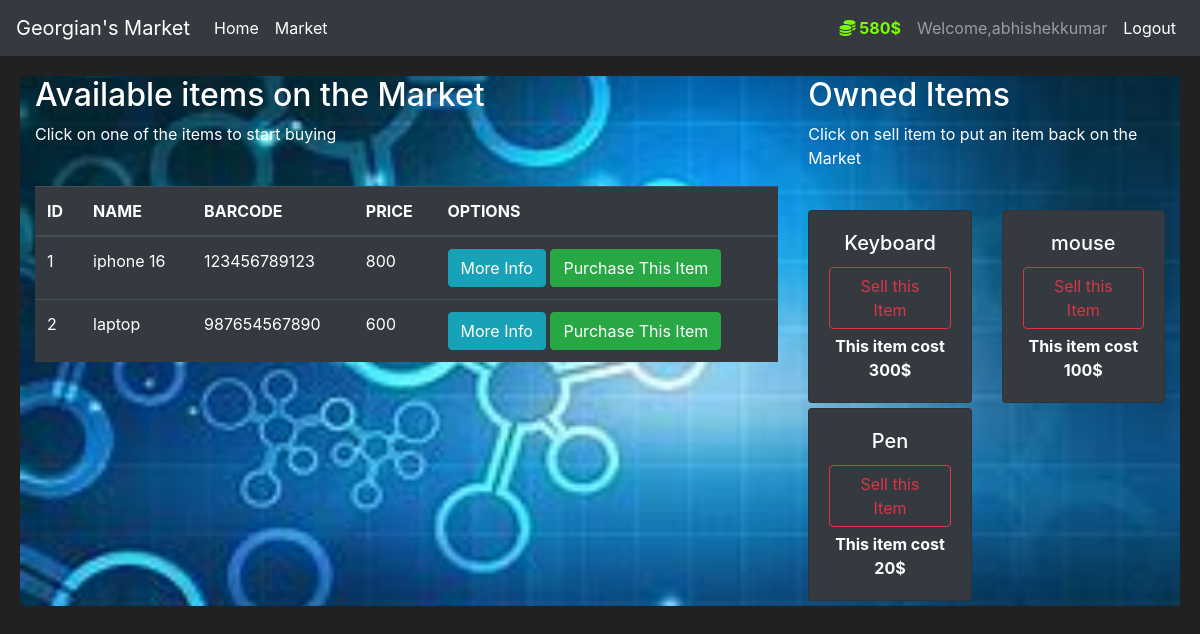
The app's page /market (signed in) with its own data.
### market/models.py (models this page shows, shortened)
class User(db.Model, UserMixin):
    id=db.Column(db.Integer,primary_key=True)
    username=db.Column(db.String(30),nullable=False,unique=True)
    email=db.Column(db.String(50),nullable=False,unique=True)
    password=db.Column(db.String(60),nullable=False)
    budget=db.Column(db.Integer,nullable=False,default=1000)
    items=db.relationship('Item' ,backref='owned_user',lazy=True)
    @property
    def prettier_budget(self):
        if len(str(self.budget))>=4:
            return f'{str(self.budget)[:-3]},{str(self.budget)[-3:]}$'
        else:
            return f"{self.budget}$"
    @property
    def password_fun(self):
       return self.password

class Item(db.Model):
    id=db.Column(db.Integer,primary_key=True)
    name=db.Column(db.String(30),nullable=False,unique=True)
    price=db.Column(db.Integer,nullable=False)
    barcode=db.Column(db.String(length=12),nullable=False,unique=True )
    description=db.Column(db.String(1024),nullable=False,unique=True)
    owner=db.Column(db.Integer,db.ForeignKey('user.id'))

### market/routes.py (the view, shortened to what this page needs)
@app.route('/market',methods=['GET','POST'])
@login_required   #it is like a decorator like app.route which ensure that after login only user come to this page
def market_page():
    purchase_form=PurchaseItemForm()
    selling_form=SellItemForm()
    if request.method == "GET":
       items = Item.query.filter_by(owner=None)
       owned_items=Item.query.filter_by(owner=current_user.id)
       return render_template('market.html',items=items,purchase_form=purchase_form,owned_items=owned_items,selling_form=selling_form)

### market/models.py (called while the page is built)
@login_manager.user_loader
def load_user(user_id):
    return User.query.get(int(user_id))

### market/templates/market.html (shortened to what this page needs)
{% extends 'base.html'%}
 {% block content %}
 <div class="row" style="margin: 20px;background-image: url('/static/images/marketbg.jpg');background-size: cover; background-position: center; background-repeat: no-repeat;height:100%;">
    <div class="col-8">
        <h2>Available items on the Market</h2>
        <p>Click on one of the items to start buying</p>
        <br>
        <table class="table table-hover table-dark">
            <thead>
                <tr>
                    <th scope="col">ID</th>
                    <th scope="col">NAME</th>
                    <th scope="col">BARCODE</th>
                    <th scope="col">PRICE</th>
                    <th scope="col">OPTIONS</th>
                </tr>
            </thead>
            <tbody>
            {% for item in items %}
                    <tr>
                        <td>{{ item.id }}</td>
                        <td>{{ item.name }}</td>
                        <td>{{ item.barcode }}</td>
                        <td>{{ item.price }}</td>
                        <td>
                            <button class="btn btn-outline btn-info" data-toggle="modal" data-target="#Modal-MoreInfo-{{ item.id }}">More Info</button>
                            <button class="btn btn-outline btn-success"data-toggle="modal" data-target="#Modal-PurchaseConfirm-{{ item.id }}">Purchase This Item</button>
                        </td>
                    </tr>
               {% endfor %}
            </tbody>
        </table>
    </div>
    <div class="col-4">
        <h2>Owned Items</h2>
        <p>Click on sell item to put an item back on the Market</p>
        <br>
        <div class="row">
            {% for owned_item in owned_items %}
            <div class="col-md-6">
                <div style="margin-bottom: 5px" class="card text-center bg-dark">
                    <div class="card-body">
                        <h5 class="card-title">{{ owned_item.name }}</h5>
                        <button type="button" class="btn btn-outline-danger" style="margin-bottom: 5px"
                                data-toggle="modal" data-target="#Modal-SellingConfirm-{{ owned_item.id }}" >
                            Sell this Item
                        </button>
                        <p class="card-text"><strong>
                            This item cost {{ owned_item.price }}$
                        </strong></p>
                    </div>
                </div>
            </div>
            {% endfor %}
        </div>
    </div>
 </div>
{% endblock %}

### market/templates/base.html (shortened to what this page needs)
<!doctype html>
<html lang="en">
<head>
  <link rel="stylesheet" href="https://cdn.jsdelivr.net/npm/bootstrap@4.5.3/dist/css/bootstrap.min.css"
>
  <link href="https://cdnjs.cloudflare.com/ajax/libs/font-awesome/5.15.4/css/all.min.css" rel="stylesheet">
</head>
<body>
  <nav class="navbar navbar-expand-md navbar-dark bg-dark">
    <a class="navbar-brand" href="#">Georgian's Market</a>
    <div class="collapse navbar-collapse" id="navbarNav">
      <ul class="navbar-nav mr-auto">
        <li class="nav-item active">
          <a class="nav-link" href="{{ url_for('home_page') }}">Home <span class="sr-only">(current)</span></a>
        </li>
        <li class="nav-item active">
          <a class="nav-link" href="{{ url_for('market_page') }}">Market</a>
        </li>
      </ul>
       {% if current_user.is_authenticated %}
         <ul class="navbar-nav">
            <li class="nav-item">
              <a class="nav-link" style="color: lawngreen; font-weight:bold; ">
                <i class="fas fa-coins"></i>
                {{ current_user.prettier_budget }}
              </a>
            </li>
            <li class="nav-item">
              <a class="nav-link">Welcome,{{ current_user.username }}</a>
            </li>
            <li class="nav-item active">
              <a class="nav-link" href="{{ url_for('logout_page')}}">Logout</a>
            </li>
          </ul>
        {% endif %}
    </div>
  </nav>
  {% block content %}
  {% endblock %}
</body>
</html>

### market/templates/base.html (style rules this page uses)
body { background-color: #212121; color: white }

### records on screen
User: prettier_budget "580$", username "abhishekkumar"
Item: id "1", name "iphone 16", barcode "123456789123", price "800"
Item: id "2", name "laptop", barcode "987654567890", price "600"
Item: name "Keyboard", price "300"
Item: name "mouse", price "100"
Item: name "Pen", price "20"
